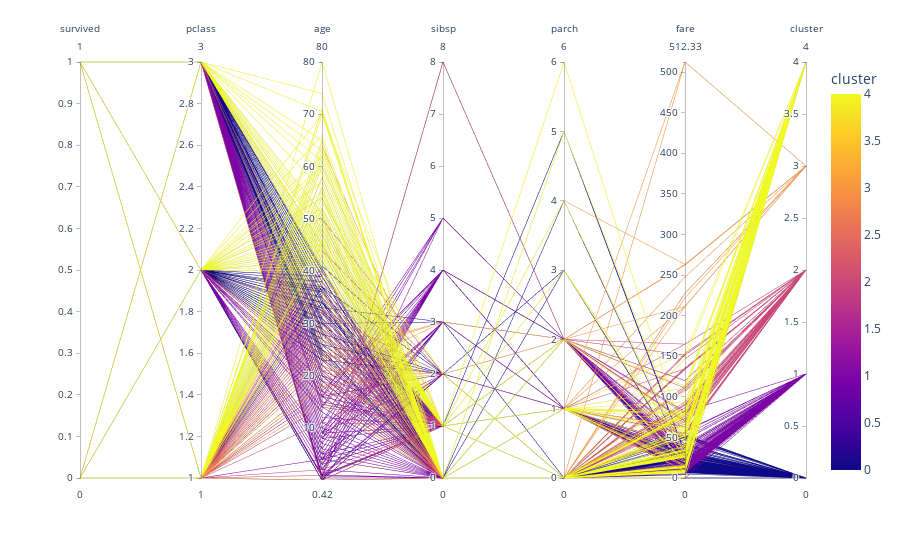

The notebook cell this image was saved under:
### Code cell
fig=px.parallel_coordinates(df,color='cluster')
fig.show()

### Figure 1 — Plotly figure (JSON) as saved in the notebook; plotly's stock layout.template omitted (floating-point values rounded to 4 significant figures; data arrays with more than 128 entries replaced by an {"elided": "..."} marker saying what was removed)
{"data": [{"dimensions": [{"label": "survived", "values": {"elided": "891 int values"}}, {"label": "pclass", "values": {"elided": "891 int values"}}, {"label": "age", "values": {"elided": "891 float values"}}, {"label": "sibsp", "values": {"elided": "891 int values"}}, {"label": "parch", "values": {"elided": "891 int values"}}, {"label": "fare", "values": {"elided": "891 float values"}}, {"label": "cluster", "values": {"elided": "891 int values"}}], "domain": {"x": [0, 1], "y": [0, 1]}, "line": {"color": {"elided": "891 int values"}, "coloraxis": "coloraxis"}, "name": "", "type": "parcoords"}], "layout": {"coloraxis": {"colorbar": {"title": {"text": "cluster"}}, "colorscale": [[0, "#0d0887"], [0.1111, "#46039f"], [0.2222, "#7201a8"], [0.3333, "#9c179e"], [0.4444, "#bd3786"], [0.5556, "#d8576b"], [0.6667, "#ed7953"], [0.7778, "#fb9f3a"], [0.8889, "#fdca26"], [1, "#f0f921"]]}, "legend": {"tracegroupgap": 0}, "margin": {"t": 60}}}
